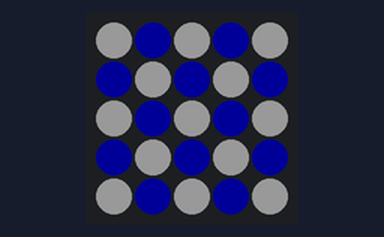
Bench run of a program on a simulated Raspberry Pi Pico running MicroPython. On the bench: 5×5 RGB LED matrix. Dim RGB values are drawn brighter than linear; the 25 LEDs are laid out as on the BitDogLab board (LED 0 bottom right, every second row reversed); the interpreter's speed is modelled, so counts of loop turns are approximate.

Above: at 2.5 s.
At 6.0 s:
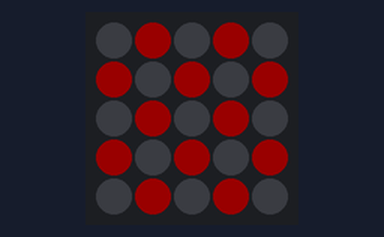
At 12.63 s:
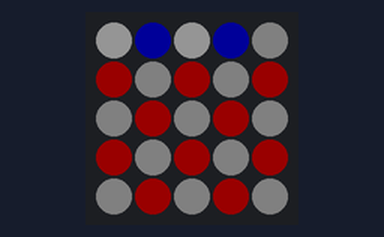
At 20.1 s:
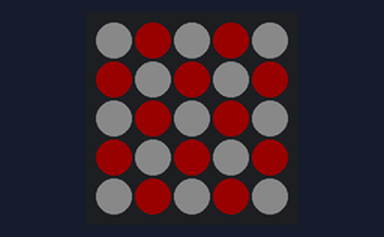
At 28.83 s:
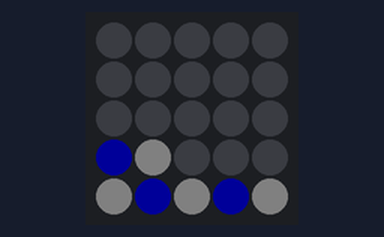
At 37.6 s:
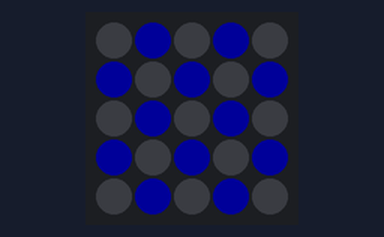

Measured:
- what the display in image 1 shows lasts 1.1 s, from 5.9 s to 7.0 s

The program:

efeito_1.py
```python
from machine import Pin
import neopixel
import time

# Configuração inicial
NUM_LEDS = 25  # Número total de LEDs na matriz 5x5
PIN = 7  # O pino onde a matriz Neopixel está conectada
np = neopixel.NeoPixel(Pin(PIN), NUM_LEDS)

x = 25

# Cores
WHITE = (25, 25, 25)
BLUE = (0, 0, 25)
RED = ( 25, 0 , 0)
OFF = (0, 0, 0)

def cascade_effect(wait):
    # Cria um efeito de cascata de luzes brancas e azuis
    for i in range(NUM_LEDS):
        # Define a cor de cada LED
        if i % 2 == 0:  # Se for par, branco
            np[i] = WHITE
        else:  # Se for ímpar, azul
            np[i] = BLUE
        np.write()  # Atualiza o estado dos LEDs
        time.sleep(wait)  # Espera um pouco antes de mudar o próximo LED

    time.sleep(1)  # Espera um segundo no final do efeito

    for i in range(NUM_LEDS):
        # Define a cor de cada LED
        if i % 2 == 0:  # Se for par, branco
            np[i] = OFF
        else:  # Se for ímpar, azul
            np[i] = RED
        np.write()  # Atualiza o estado dos LEDs
        time.sleep(wait)  # Espera um pouco antes de mudar o próximo LED

    time.sleep(1)  # Espera um segundo no final do efeito


    for i in range(NUM_LEDS):
        np[i] = (0, 0, 0)  # Desliga todos os LEDs
    np.write()

while True:
    cascade_effect(0.1)  # Chama a função de efeito com um intervalo de 0.1 segundos
    x = x-5
    WHITE = (x, x, x)
    BLUE = (0, 0, 25)
    RED = (25, 0 , 0)
    OFF = (25-x, 25-x, 25-x)
    if x < 1:
        x = 25
```
